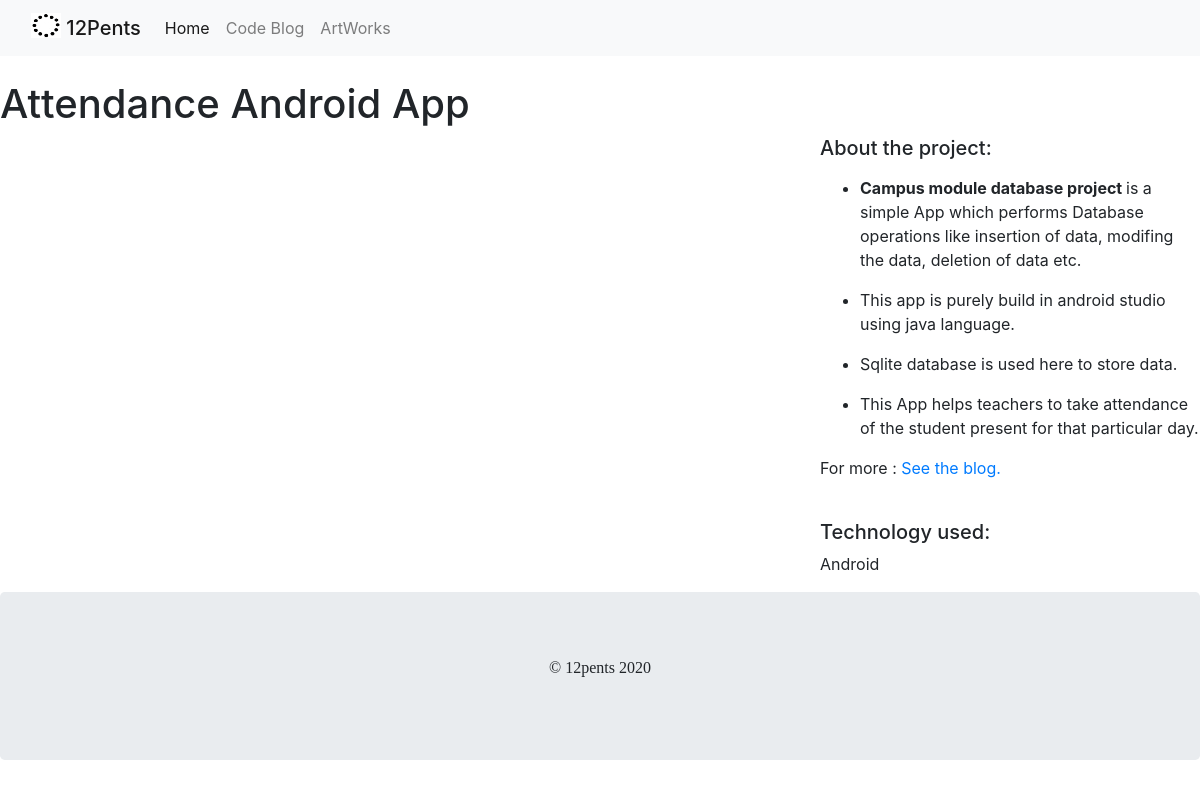
The page /projects/AttendanceApp/ on the database its author committed.
### projects/models.py (models this page shows, shortened)
class Project(models.Model):
	pname=models.CharField(max_length=50,null=True)
	title=models.CharField(max_length=100)
	description=RichTextUploadingField(blank=True)
	technology=models.CharField(max_length=20)
	image=models.ImageField(upload_to='img/')

### projects/views.py (the view)
# urls.py: path("<pname>/",views.project_detail,name="project_detail"),
def project_detail(request,pname):
	project=Project.objects.get(pname__contains=pname)
	context={
		'project':project
	}
	return render(request,'project_detail.html',context)

### projects/templates/project_detail.html (shortened to what this page needs)
{% extends "base.html" %}
{% load static %}
{% block page_content %}
<h1>{{ project.title }}</h1>
<div class="row">
    <div class="col-md-8">
    </div>
    <div class="col-md-4">
        <h5>About the project:</h5>
        <p>{{ project.description | safe }}</p>
        <br>
        <h5>Technology used:</h5>
        <p>{{ project.technology }}</p>
    </div>
</div>
{% endblock %}

### rows shown on the page
Project: title "Attendance Android App", description "Campus module database project is a simple App which performs Database operations like insertion of data, modifing the data, deletion of data etc. This app is purely build in android studio using java language. Sqlite database is used here to store data. This App helps teachers to take attendance of the student present for that particular day. For more : See the blog.", technology "Android"
